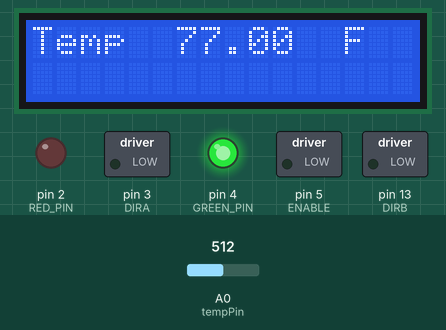
Bench run of a sketch on a simulated Arduino Uno, built with avr-gcc and run on an emulated ATmega328P. Parts: 16×2 character LCD, switched loads named in the sketch (green lamp = pin HIGH), output pins drawn as LEDs (lit = HIGH). Inputs (shaded band) come from the test bench; at power-on: A0 (tempPin) = 512.

Above: at 1.2 s.
1.3 s: A0 (tempPin) set to 532
At 2.6 s:
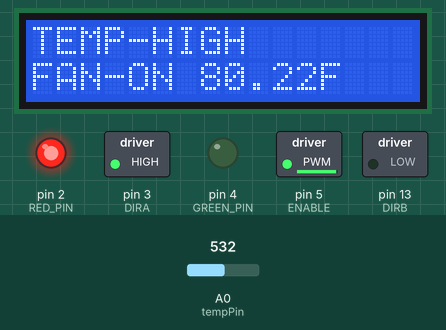
3.0 s: A0 (tempPin) set to 511
At 4.2 s:
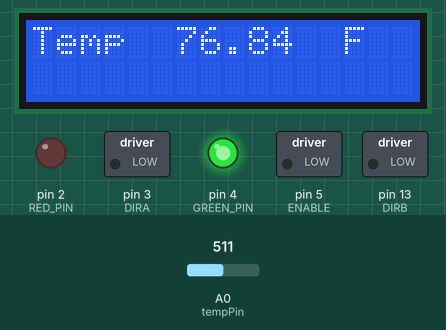
4.5 s: A0 (tempPin) set to 306
At 5.0 s:
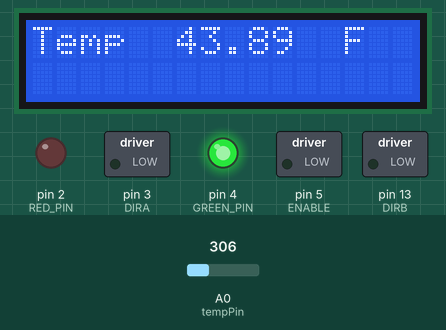
Timing chart, 0 to 7.5 s (numbered marks = the images above; inputs shaded):
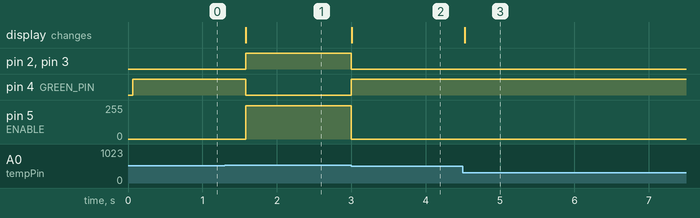

Measured:
- the behaviour switches between 513 and 514 on A0 (tempPin) (found by bisection; images 0 and 1)
- after the input at 1.3 s, pin 2 (RED_PIN), pin 3 (DIRA): LOW → HIGH after 0.28 s; pin 4 (GREEN_PIN): HIGH → LOW after 0.28 s; pin 5 (ENABLE): 0/255 → 250/255 after 0.28 s; the display: changes after 0.29 s (image 1)
- after the input at 3.0 s, pin 2 (RED_PIN), pin 3 (DIRA): HIGH → LOW at once; pin 4 (GREEN_PIN): LOW → HIGH at once; pin 5 (ENABLE): 250/255 → 0/255 at once; the display: changes at once (image 2)
- after the input at 4.5 s, the display: changes at once (image 3)

The sketch:

AUTO_COOLING_SYSTEM.ino
```cpp
// PROJECT DETAILS;

// AUTHOR: IMRE ABEL
// DATE: 6/29/2025

// THE GOAL OF THIS PROJECT IS TO UTILIZE A 3-6V MOTOR IN CONJUNCTION WITH THE LCD1602, THERMISTOR, L293D, POTENTIOMETER, POWERSUPPLY MODULE, AND RED AND GREEN LEDS TO CREATE A BASIC AUTO COOLING SYSTEM
// THAT ACTIVATES THE MOTOR AND CORRECT LED WHEN TEMP IS HIGH AND VICE VERSA DURING NORMAL TEMPS.

// BREIF DESCRIPTION OF SETUP BELOW (FIRSTLY AQUIRE ALL REQUIRED SUPPLYS LISTED IN README):

// 1. ATTACH LCD1602, AND POTENTIOMETER TO BREADBOARD OF CHOICE, CONNECT THE WIRES IN THE WIRING DIAGRAM LISTED IN README
// 2. ATTACH GREEN AND RED LEDS WITH 220 OHMS RESISTORS AND GROUND WIRES IN LOCATION OF CHOICE
// 3. ATTACH POWERSUPPLY MODULE AND L293D MOTOR CONTROL MODULE WITH CORRECT WIRING

// README FOR MORE DETAILED DESCRIPTION

// INCLUDE LIBRARY FOR LCD1602 AND SETUP TO CORRESPONDING PINS PLUGGED INTO ARUDINO BOARD
#include <LiquidCrystal.h>
int tempPin = 0;
//                BS  E  D4 D5  D6 D7
LiquidCrystal lcd(7, 8, 9, 10, 11, 12);

// DEFINE WHERE ALL NECCESARY PINS ARE PLUGGED IN TO ARDUINO BOARD
#define RED_PIN 2
#define GREEN_PIN 4

// THESE ARE FOR MOTOR CONTROL
#define ENABLE 5
#define DIRA 3
#define DIRB 13

// SETUP MOTOR, LEDS, AND SERIAL OUTPUT
void setup()
{
  pinMode(ENABLE,OUTPUT);
  pinMode(DIRA,OUTPUT);
  pinMode(DIRB,OUTPUT);
  Serial.begin(9600);
  pinMode(RED_PIN, OUTPUT);
  pinMode(GREEN_PIN, OUTPUT);
  lcd.begin(16, 2);
}

// MAIN CODE IS HERE
void loop()
{
  // START OF WITH SETTING UP TEMP CALCULATIONS FOR EITHER F OR C
  int tempReading = analogRead(tempPin);
  double tempK = log(10000.0 * ((1024.0 / tempReading - 1)));
  tempK = 1 / (0.001129148 + (0.000234125 + (0.0000000876741 * tempK * tempK )) * tempK );       //  Temp Kelvin
  float tempC = tempK - 273.15;            // Convert Kelvin to Celcius
  float tempF = (tempC * 9.0)/ 5.0 + 32.0; // Convert Celcius to Fahrenheit

// IF STATEMENT TO DETERMINE WHEN THE FAN WILL ACTIVATE BASED ON DESIRED TEMPERATURE AND WHAT LED YOU WANT TO ACTIVATE USALLY RED TO INDICATE HIGH TEMP BUT YOU DO YOU GREEN CAN BE CHOSEN ASWELL AS A FAN ON INDICATOR.
  if ( tempF > 77.20){
      analogWrite(ENABLE, 250); // 250 FOR FAN SPEED MAX IS 255
     digitalWrite(DIRA, HIGH);
     digitalWrite(DIRB, LOW);

    digitalWrite(GREEN_PIN, LOW);
    digitalWrite(RED_PIN, HIGH);

    lcd.setCursor(0,0); // SETUP WHERE YOU WANT LED TO START PRINTING BASED IN LED SIZE OR DESIRED OUTPUT LOCATION
    lcd.print("TEMP-HIGH       ");
    lcd.setCursor(0,1);
    lcd.print("FAN-ON");
    lcd.setCursor(7,1);
    lcd.print(tempF);
    lcd.print("F");
  }


  else{
  /*  replaced
    float tempVolts = tempReading * 5.0 / 1024.0;
    float tempC = (tempVolts - 0.5) * 10.0;
    float tempF = tempC * 9.0 / 5.0 + 32.0;
  */
  // THIS IS THE PART WHERE THE TEMPERATURE IS WITHIN THE SET TEMPERATURE SO FAN IS NOT ACTIVE AND GREEN LED IS ON WHILE TEMPERATURE IN F IS DIPLAYED IN REAL TIME
  digitalWrite(DIRA, LOW);
digitalWrite(DIRB, LOW);
analogWrite(ENABLE, 0);
  digitalWrite(GREEN_PIN, HIGH);
  digitalWrite(RED_PIN, LOW);
  lcd.clear();
  lcd.setCursor(0, 0);
  lcd.print("Temp         F  ");
  // Display Temperature in F
  //lcd.print("Temp         F  ");
  lcd.setCursor(6, 0);
  // Display Temperature in C
  lcd.print(tempF);
  // Display Temperature in F
  //lcd.print(tempF);
  delay(500);
}
}
 // THANKS FOR VIEWING LOOK FORWARD TO MORE ADVANCED PROJECTS
```
